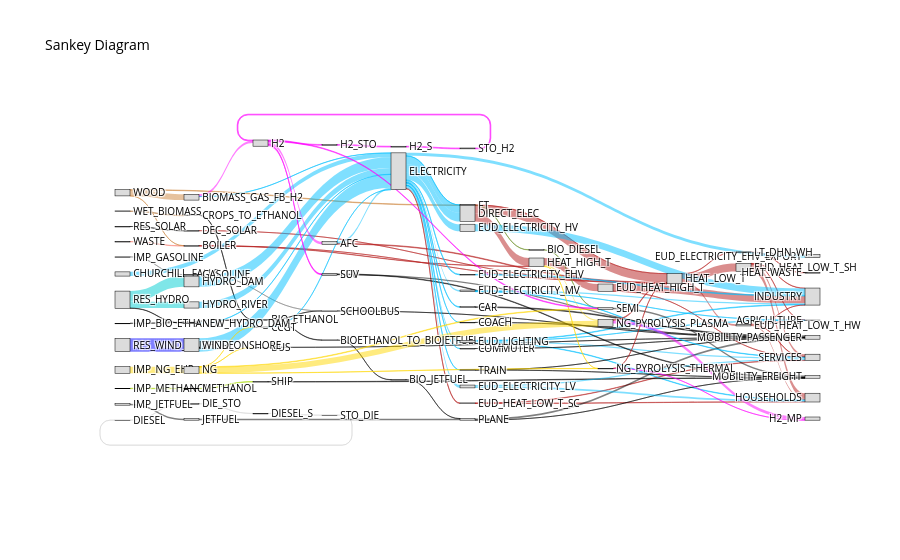

Notebook code for this chart:
### Code cell
results_peaks_2050_carboneutre_limite_CC = run_model(energyscope_2050_carboneutre_peaks_limite_CC,apply_postprocessing=True)
plot_sankey(results_peaks_2050_carboneutre_limite_CC)
